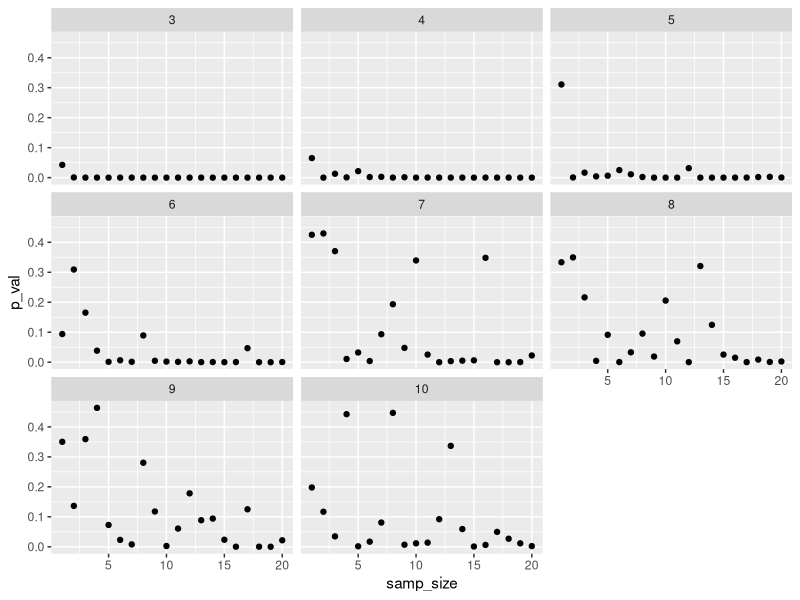
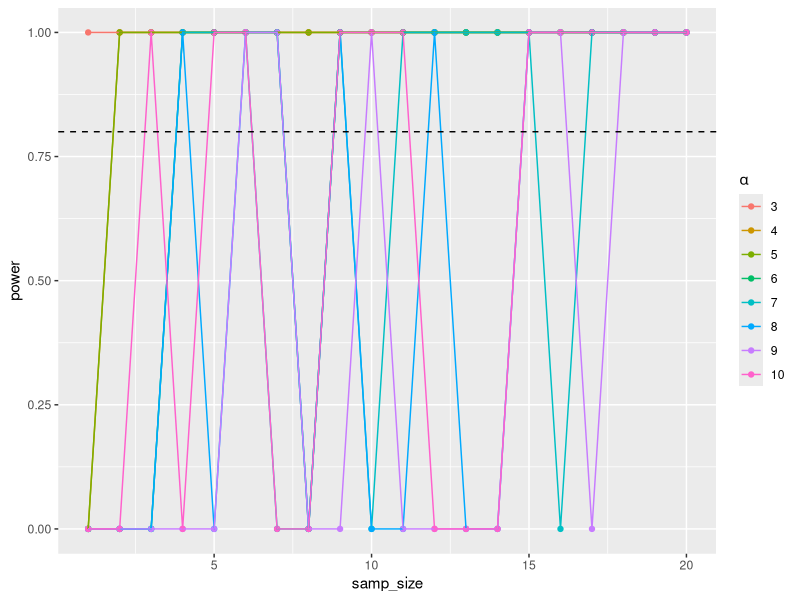
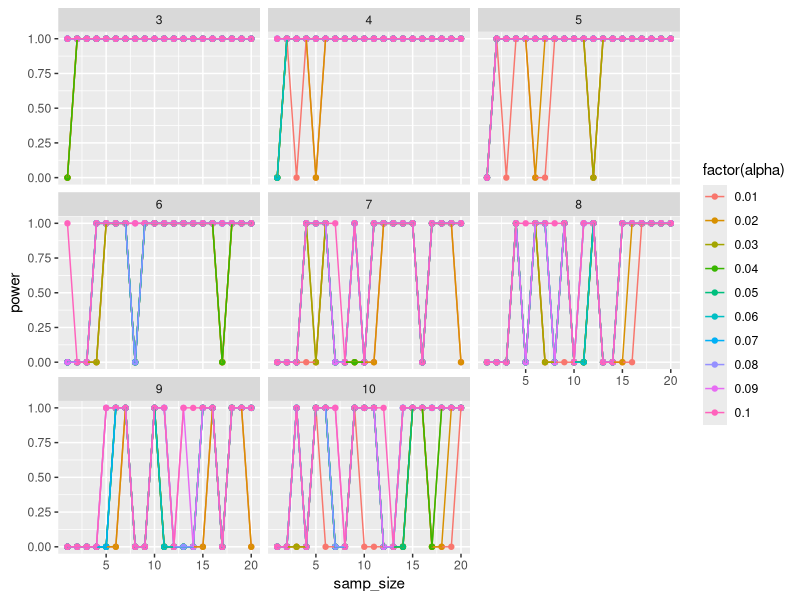

These charts were generated, in order, by the following R code:
## ---- chunk 1
knitr::opts_chunk$set(echo = TRUE)
## ---- chunk 2
library(dplyr)
library(ggplot2)
library(tidyr)
## ---- chunk 3
#need SD to get CI
#two options --> binomial distribution
prob_butter <- 6101/9821
prob_blank <- 1- prob_butter

binom.test(6101, 9821, conf.level = 0.95)
## ---- chunk 4
#calculate p value, like lab
pbinom(6101, size=9821, prob= 0.5, lower.tail= FALSE)

## ---- chunk 5
Sim_data <- data.frame(samp_size = rep(1:20, 500))
SD_val <- c(3:10)
Sim_data <- crossing(Sim_data
         , SD_val)
Sim_data <- Sim_data %>% 
 group_by(1:n()) %>%   #n= allows us to change the 500, and not need to change 
  #get a sample mean
  mutate(sample_mean= mean(rnorm(samp_size, 85, SD_val))) %>%
  ungroup()
## ---- chunk 6
Sim_data <- Sim_data %>% 
 mutate(sigma_ybar= SD_val/(sqrt(samp_size))) %>%  #Sigma_y bar formula from slides
  mutate(Z_score= (sample_mean - 80)/sigma_ybar) %>%
  mutate(p_val= pnorm(abs(Z_score), lower.tail = FALSE))%>% 
  ungroup()

Sim_plot <- ggplot(data= Sim_data, 
                   mapping = aes(x= samp_size, y= p_val))+ 
  geom_point() +
  facet_wrap(~SD_val)
Sim_plot

## ---- chunk 7
sim_power <- Sim_data %>%
  group_by(SD_val, samp_size) %>%
  summarize(power= 1-sum(p_val>0.05)/n()) %>%
  ungroup()

ggplot(data= sim_power, 
       mapping= aes(x= samp_size, y= power, group= SD_val, color= factor(SD_val)))+
         geom_point() +
          geom_line() +
    geom_hline(yintercept= 0.8, lty= 2)+
  scale_color_discrete(guide = guide_legend(title=expression(alpha)))
## ---- chunk 8
sim_alpha <- Sim_data %>% 
  crossing(alpha= seq(0.01, 0.1, .01)) %>%
  group_by(samp_size, SD_val, alpha) %>%
  summarize(power= 1- sum(p_val>alpha)/n()) %>%
  ungroup()

ggplot(data=sim_alpha, mapping= 
         aes(x= samp_size, y= power, color= factor(alpha)))+
  geom_point()+
  geom_line() +
  facet_wrap(~SD_val)


